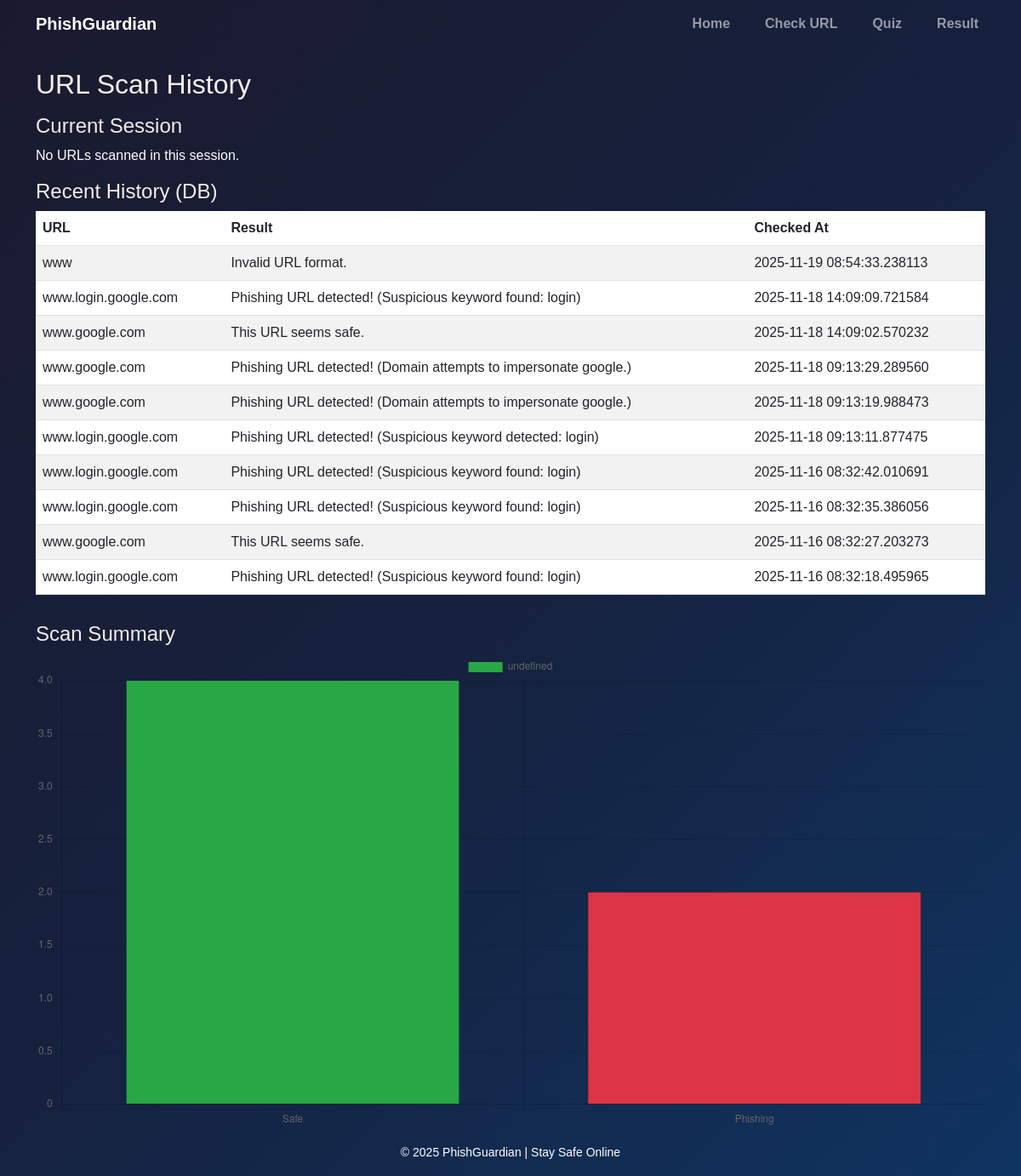
The app's page /results with its own data.
### tables this page shows
CREATE TABLE url_logs (
    id INTEGER PRIMARY KEY AUTOINCREMENT,
    url TEXT NOT NULL,
    result TEXT NOT NULL,
    checked_at TIMESTAMP DEFAULT CURRENT_TIMESTAMP
);

### app.py (the view)
@app.route("/results")
def results():
    session_logs = session.get("logs", [])
    conn = get_db_connection()
    db_logs = conn.execute(
        "SELECT * FROM url_logs ORDER BY checked_at DESC LIMIT 10"
    ).fetchall()
    conn.close()
    return render_template("results.html", session_logs=session_logs, db_logs=db_logs)

### app.py (called while the page is built)
def get_db_connection():
    conn = sqlite3.connect(DB_PATH)
    conn.row_factory = sqlite3.Row
    return conn

### templates/results.html (shortened to what this page needs)
{% extends "base.html" %}
{% block content %}
<div class="container mt-4">
    <h2 class="mb-3">URL Scan History</h2>
    <h4>Current Session</h4>
    {% if session_logs %}
        <ul class="list-group mb-3">
            {% for log in session_logs %}
                <li class="list-group-item">{{ log.url }} → {{ log.result }}</li>
            {% endfor %}
        </ul>
    {% else %}
        <p>No URLs scanned in this session.</p>
    {% endif %}
    <h4>Recent History (DB)</h4>
    {% if db_logs %}
        <table class="table table-striped">
            <thead>
                <tr><th>URL</th><th>Result</th><th>Checked At</th></tr>
            </thead>
            <tbody>
                {% for row in db_logs %}
                <tr>
                    <td>{{ row['url'] }}</td>
                    <td>{{ row['result'] }}</td>
                    <td>{{ row['checked_at'] }}</td>
                </tr>
                {% endfor %}
            </tbody>
        </table>
    {% else %}
        <p>No logs found in database.</p>
    {% endif %}
    <div class="mt-5">
        <h4>Scan Summary</h4>
        <canvas id="urlChart" width="400" height="200"></canvas>
    </div>
</div>
<script>
    fetch("{{ url_for('chart_url_summary') }}")
      .then(res => res.json())
      .then(data => {
          new Chart(document.getElementById('urlChart'), {
              type: 'bar',
              data: {
                  labels: ['Safe', 'Phishing'],
                  datasets: [{
                      data: [data.safe, data.phishing],
                      backgroundColor: ['#28a745', '#dc3545']
                  }]
              }
          });
      });
</script>
{% endblock %}

### templates/base.html (shortened to what this page needs)
<!DOCTYPE html>
<html lang="en">
<head>
  <link href="https://cdn.jsdelivr.net/npm/bootstrap@5.3.0/dist/css/bootstrap.min.css" rel="stylesheet">
  <link rel="stylesheet" href="{{ url_for('static', filename='css/style.css') }}">
</head>
<body>
  <nav class="navbar navbar-expand-lg navbar-dark bg-transparent">
    <div class="container">
      <a class="navbar-brand fw-bold" href="/">PhishGuardian</a>
      <div class="collapse navbar-collapse" id="navbarNav">
        <ul class="navbar-nav ms-auto">
          <li class="nav-item"><a class="nav-link" href="/">Home</a></li>
          <li class="nav-item"><a class="nav-link" href="{{ url_for('check_url') }}">Check URL</a></li>
          <li class="nav-item"><a class="nav-link" href="{{ url_for ('quiz') }}">Quiz</a></li>
          <li class="nav-item"><a class="nav-link" href="{{ url_for ('results') }}">Result</a></li>
        </ul>
      </div>
    </div>
  </nav>
  <main class="container-fluid p-0">
    {% block content %}{% endblock %}
  </main>
  <footer class="text-center py-3 text-white">
    <small>&copy; 2025 PhishGuardian | Stay Safe Online</small>
  </footer>
</body>
</html>

### static/css/style.css (style rules this page uses)
body, html { height: 100%; margin: 20; font-family: 'Poppins', sans-serif; background: linear-gradient(135deg, #1a1a2e, #16213e, #0f3460); background-size: cover; color: white; }
.nav-link { font-size: 1rem; margin-left: 25px; font-weight: bold; }
.container h2, .container h4 { color: #f3eded; }
.mt-5 { margin-top: 2rem !important; }

### records on screen
url_logs: url "www", result "Invalid URL format.", checked_at "2025-11-19 08:54:33.238113"
url_logs: url "www.login.google.com", result "Phishing URL detected! (Suspicious keyword found: login)", checked_at "2025-11-18 14:09:09.721584"
url_logs: url "www.google.com", result "This URL seems safe.", checked_at "2025-11-18 14:09:02.570232"
url_logs: url "www.google.com", result "Phishing URL detected! (Domain attempts to impersonate google.)", checked_at "2025-11-18 09:13:29.289560"
url_logs: url "www.google.com", result "Phishing URL detected! (Domain attempts to impersonate google.)", checked_at "2025-11-18 09:13:19.988473"
url_logs: url "www.login.google.com", result "Phishing URL detected! (Suspicious keyword detected: login)", checked_at "2025-11-18 09:13:11.877475"
url_logs: url "www.login.google.com", result "Phishing URL detected! (Suspicious keyword found: login)", checked_at "2025-11-16 08:32:42.010691"
url_logs: url "www.login.google.com", result "Phishing URL detected! (Suspicious keyword found: login)", checked_at "2025-11-16 08:32:35.386056"
url_logs: url "www.google.com", result "This URL seems safe.", checked_at "2025-11-16 08:32:27.203273"
url_logs: url "www.login.google.com", result "Phishing URL detected! (Suspicious keyword found: login)", checked_at "2025-11-16 08:32:18.495965"
